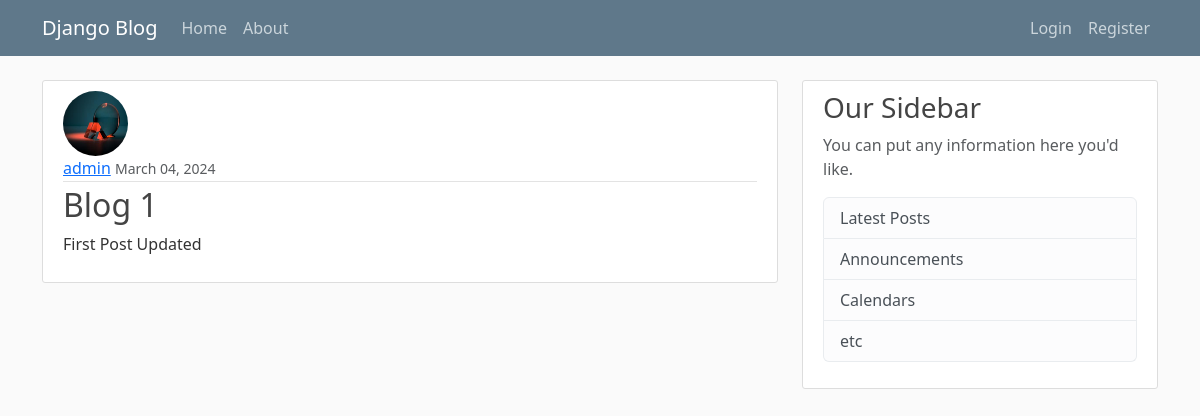
/post/1/, run on an earlier commit of the app's database.
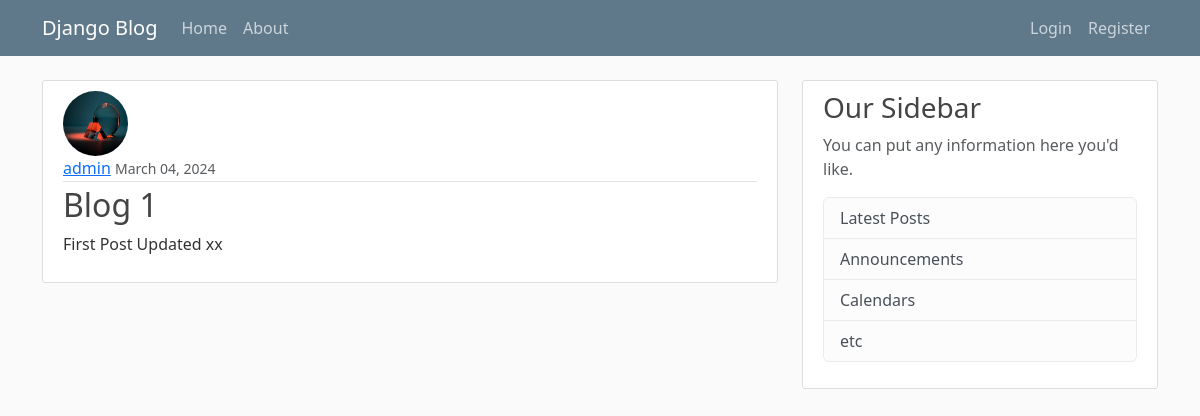
And on a later commit of the database.
### blog/models.py (models this page shows, shortened)
class Post(models.Model):
    title = models.CharField(max_length=100)
    content = models.TextField()
    date_posted = models.DateTimeField(default=timezone.now)
    author = models.ForeignKey(User, on_delete=models.CASCADE)

### users/models.py (models this page shows, shortened)
class Profile(models.Model):
    user = models.OneToOneField(User, on_delete=models.CASCADE)
    image = models.ImageField(default='default.jpg', upload_to='profile_pics')

### blog/views.py (the view)
# urls.py: path('post/<int:pk>/', PostDetailView.as_view(), name='post-detail'),
class PostDetailView(DetailView):
    model = Post

### blog/templates/blog/post_detail.html (shortened to what this page needs)
{% extends "blog/base.html" %}
{% block content %}
  <article class="media content-section">
    <img class="rounded-circle article-img" src="{{ object.author.profile.image.url }}">
    <div class="media-body">
      <div class="article-metadata">
        <a class="mr-2" href="{% url 'user-posts' object.author.username %}">{{ object.author }}</a>
        <small class="text-muted">{{ object.date_posted|date:"F d, Y" }}</small>
      </div>
      <h2 class="article-title">{{ object.title }}</h2>
      <p class="article-content">{{ object.content }}</p>
    </div>
  </article>
{% endblock content %}

What changed in the data, as far as the page shows it:
changed Post "Blog 1": content "First Post Updated" → "First Post Updated xx"
